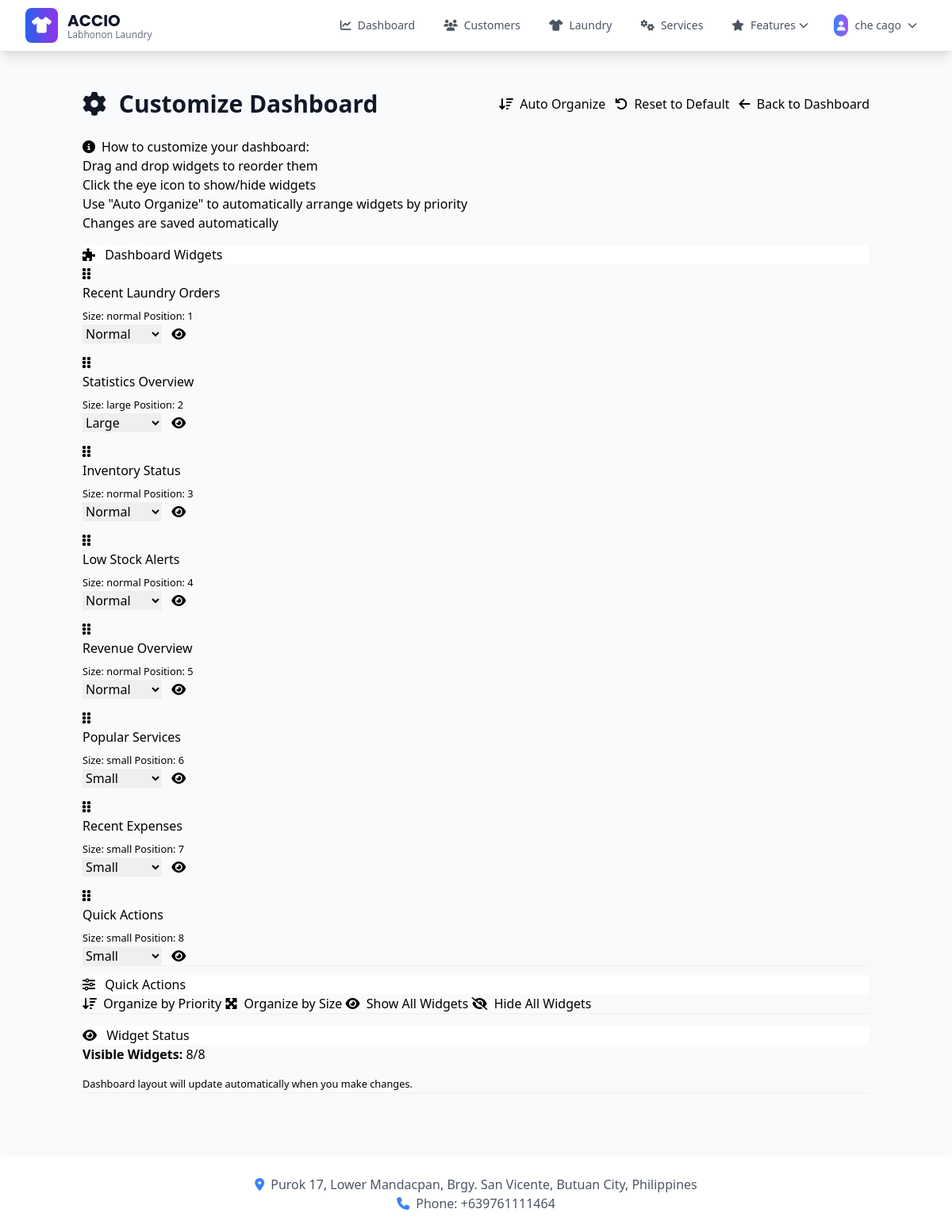
The app's page /dashboard/customize (signed in) with its own data.
### app/models.py (models this page shows, shortened)
class User(db.Model, UserMixin):
    id = db.Column(db.Integer, primary_key=True)
    email = db.Column(db.String(150), unique=True)
    password = db.Column(db.String(150))
    full_name = db.Column(db.String(150))
    phone = db.Column(db.String(20))
    date_created = db.Column(db.DateTime, default=datetime.utcnow)

class DashboardWidget(db.Model):
    id = db.Column(db.Integer, primary_key=True)
    user_id = db.Column(db.Integer, db.ForeignKey('user.id'), nullable=False)
    widget_id = db.Column(db.String(50), nullable=False)  # e.g., 'stats_overview', 'recent_orders'
    position = db.Column(db.Integer, default=0)  # Order position
    is_visible = db.Column(db.Boolean, default=True)
    grid_column = db.Column(db.Integer, default=1)  # Grid column (1-3)
    grid_row = db.Column(db.Integer, default=1)  # Grid row
    widget_size = db.Column(db.String(20), default='normal')  # 'small', 'normal', 'large'
    created_at = db.Column(db.DateTime, default=datetime.utcnow)
    updated_at = db.Column(db.DateTime, default=datetime.utcnow, onupdate=datetime.utcnow)
    user = db.relationship('User', backref='dashboard_widgets')

### app/views.py (the view)
@views.route('/dashboard/customize')
@login_required
def customize_dashboard():
    widgets = get_user_dashboard_config(current_user.id)
    default_widgets = get_default_widgets()
    widget_configs = []
    for widget in widgets:
        default_config = next((w for w in default_widgets if w['id'] == widget.widget_id), {})
        widget_configs.append({
            'id': widget.widget_id,
            'name': default_config.get('name', widget.widget_id.replace('_', ' ').title()),
            'position': widget.position,
            'is_visible': widget.is_visible,
            'size': widget.widget_size
        })
    return render_template('dashboard_customize.html', widgets=widget_configs)

### app/__init__.py (called while the page is built)
@login_manager.user_loader
def load_user(id):
    from .models import User
    return User.query.get(int(id))

### app/views.py (called while the page is built, shortened)
def get_default_widgets():
    return [
        {'id': 'stats_overview', 'name': 'Statistics Overview', 'position': 0, 'size': 'large'},
        {'id': 'recent_orders', 'name': 'Recent Laundry Orders', 'position': 1, 'size': 'normal'},
        {'id': 'inventory_status', 'name': 'Inventory Status', 'position': 2, 'size': 'normal'},
        {'id': 'revenue_chart', 'name': 'Revenue Overview', 'position': 3, 'size': 'normal'},
        {'id': 'low_stock_alerts', 'name': 'Low Stock Alerts', 'position': 4, 'size': 'normal'},
        {'id': 'popular_services', 'name': 'Popular Services', 'position': 5, 'size': 'small'},
        {'id': 'recent_expenses', 'name': 'Recent Expenses', 'position': 6, 'size': 'small'},
        {'id': 'quick_actions', 'name': 'Quick Actions', 'position': 7, 'size': 'small'},
    ]

def get_user_dashboard_config(user_id):
    widgets = DashboardWidget.query.filter_by(user_id=user_id).order_by(DashboardWidget.position).all()  # type: ignore
    return widgets

### app/templates/dashboard_customize.html (shortened to what this page needs)
{% extends "base.html" %}
{% block content %}
<div class="container mx-auto px-4 py-6">
    <div class="flex justify-between items-center mb-6">
        <h1 class="text-3xl font-bold text-gray-900">
            <i class="fas fa-cog mr-2"></i>
            Customize Dashboard
        </h1>
        <div class="flex space-x-3">
            <button onclick="autoOrganizeDashboard('priority')" class="btn btn-outline-primary">
                <i class="fas fa-sort-amount-down mr-1"></i>
                Auto Organize
            </button>
            <button onclick="resetDashboard()" class="btn btn-outline-secondary">
                <i class="fas fa-undo mr-1"></i>
                Reset to Default
            </button>
            <a href="{{ url_for('views.dashboard') }}" class="btn btn-primary">
                <i class="fas fa-arrow-left mr-1"></i>
                Back to Dashboard
            </a>
        </div>
    </div>
    <div class="alert alert-info mb-4">
        <h5><i class="fas fa-info-circle mr-2"></i>How to customize your dashboard:</h5>
        <ul class="mb-0">
            <li>Drag and drop widgets to reorder them</li>
            <li>Click the eye icon to show/hide widgets</li>
            <li>Use "Auto Organize" to automatically arrange widgets by priority</li>
            <li>Changes are saved automatically</li>
        </ul>
    </div>
    <div class="row">
        <div class="col-lg-8">
            <div class="card shadow-sm">
                <div class="card-header bg-white">
                    <h5 class="mb-0">
                        <i class="fas fa-puzzle-piece mr-2"></i>
                        Dashboard Widgets
                    </h5>
                </div>
                <div class="card-body">
                    <div id="widget-list" class="sortable-list">
                        {% for widget in widgets %}
                        <div class="widget-item card mb-3" data-widget-id="{{ widget.id }}" data-position="{{ widget.position }}">
                            <div class="card-body">
                                <div class="d-flex justify-content-between align-items-center">
                                    <div class="d-flex align-items-center">
                                        <div class="drag-handle mr-3">
                                            <i class="fas fa-grip-vertical text-muted"></i>
                                        </div>
                                        <div>
                                            <h6 class="mb-1">{{ widget.name }}</h6>
                                            <small class="text-muted">
                                                Size:
                                                <span class="badge badge-secondary">{{ widget.size }}</span>
                                                Position: {{ widget.position + 1 }}
                                            </small>
                                        </div>
                                    </div>
                                    <div class="d-flex align-items-center">
                                        <select class="form-control form-control-sm mr-2 widget-size" style="width: 100px;">
                                            <option value="small" {{ 'selected' if widget.size == 'small' else '' }}>Small</option>
                                            <option value="normal" {{ 'selected' if widget.size == 'normal' else '' }}>Normal</option>
                                            <option value="large" {{ 'selected' if widget.size == 'large' else '' }}>Large</option>
                                        </select>
                                        <button class="btn btn-sm visibility-toggle {{ 'btn-success' if widget.is_visible else 'btn-outline-secondary' }}"
                                                data-visible="{{ 'true' if widget.is_visible else 'false' }}"
                                                title="{{ 'Hide widget' if widget.is_visible else 'Show widget' }}">
                                            <i class="fas {{ 'fa-eye' if widget.is_visible else 'fa-eye-slash' }}"></i>
                                        </button>
                                    </div>
                                </div>
                            </div>
                        </div>
                        {% endfor %}
                    </div>
                </div>
            </div>
        </div>
        <div class="col-lg-4">
            <div class="card shadow-sm">
                <div class="card-header bg-white">
                    <h5 class="mb-0">
                        <i class="fas fa-sliders-h mr-2"></i>
                        Quick Actions
                    </h5>
                </div>
                <div class="card-body">
                    <div class="d-grid gap-2">
                        <button onclick="autoOrganizeDashboard('priority')" class="btn btn-outline-primary">
                            <i class="fas fa-sort-amount-down mr-1"></i>
                            Organize by Priority
                        </button>
                        <button onclick="autoOrganizeDashboard('size')" class="btn btn-outline-secondary">
                            <i class="fas fa-expand-arrows-alt mr-1"></i>
                            Organize by Size
                        </button>
                        <button onclick="showAllWidgets()" class="btn btn-outline-success">
                            <i class="fas fa-eye mr-1"></i>
                            Show All Widgets
                        </button>
                        <button onclick="hideAllWidgets()" class="btn btn-outline-warning">
                            <i class="fas fa-eye-slash mr-1"></i>
                            Hide All Widgets
                        </button>
                    </div>
                </div>
            </div>
            <div class="card shadow-sm mt-4">
                <div class="card-header bg-white">
                    <h5 class="mb-0">
                        <i class="fas fa-eye mr-2"></i>
                        Widget Status
                    </h5>
                </div>
                <div class="card-body">
                    <div id="widget-status">
                        {% set visible_count = widgets|selectattr('is_visible')|list|length %}
                        {% set total_count = widgets|length %}
                        <p class="mb-2">
                            <strong>Visible Widgets:</strong> {{ visible_count }}/{{ total_count }}
                        </p>
                            {% set progress_width = (visible_count/total_count*100) if total_count > 0 else 0 %}
                        <small class="text-muted">
                            Dashboard layout will update automatically when you make changes.
                        </small>
                    </div>
                </div>
            </div>
        </div>
    </div>
</div>
{% endblock %}

### app/templates/base.html (shortened to what this page needs)
<!DOCTYPE html>
<html lang="en">
<head>
    <script src="https://cdn.tailwindcss.com"></script>
    <link rel="stylesheet" href="https://cdnjs.cloudflare.com/ajax/libs/font-awesome/6.4.0/css/all.min.css">
</head>
<body class="bg-gray-50 font-sans" data-authenticated="{% if current_user.is_authenticated %}true{% else %}false{% endif %}">
    <nav class="bg-white shadow-lg border-b border-gray-200 relative z-50">
        <div class="max-w-7xl mx-auto px-4 sm:px-6 lg:px-8">
            <div class="flex justify-between items-center h-16">
                <div class="flex items-center flex-shrink-0">
                    <div class="flex-shrink-0 flex items-center">
                        <div class="bg-gradient-to-r from-blue-600 to-purple-600 rounded-lg p-2 mr-3">
                            <i class="fas fa-tshirt text-white text-xl"></i>
                        </div>
                        <div>
                            <h1 class="brand-font text-xl font-bold text-gray-900">ACCIO</h1>
                            <p class="text-xs text-gray-500 -mt-1">Labhonon Laundry</p>
                        </div>
                    </div>
                </div>
                <div class="hidden md:flex items-center space-x-1 flex-1 justify-end">
                    {% if current_user.is_authenticated %}
                        <a href="{{ url_for('views.dashboard') }}"
                           class="flex items-center px-4 py-2 rounded-lg text-sm font-medium transition-all duration-200
                                  {% if request.endpoint == 'views.dashboard' %}
                                      bg-blue-50 text-blue-700 border border-blue-200
                                  {% else %}
                                      text-gray-600 hover:text-blue-700 hover:bg-blue-50
                                  {% endif %}">
                            <i class="fas fa-chart-line mr-2"></i>
                            Dashboard
                        </a>
                        <a href="{{ url_for('customer.list_customers') }}"
                           class="flex items-center px-4 py-2 rounded-lg text-sm font-medium transition-all duration-200
                                  {% if request.endpoint == 'customer.list_customers' %}
                                      bg-blue-50 text-blue-700 border border-blue-200
                                  {% else %}
                                      text-gray-600 hover:text-blue-700 hover:bg-blue-50
                                  {% endif %}">
                            <i class="fas fa-users mr-2"></i>
                            Customers
                        </a>
                        <a href="{{ url_for('laundry.list_laundries') }}"
                           class="flex items-center px-4 py-2 rounded-lg text-sm font-medium transition-all duration-200
                                  {% if request.endpoint == 'laundry.list_laundries' %}
                                      bg-blue-50 text-blue-700 border border-blue-200
                                  {% else %}
                                      text-gray-600 hover:text-blue-700 hover:bg-blue-50
                                  {% endif %}">
                            <i class="fas fa-tshirt mr-2"></i>
                            Laundry
                        </a>
                        <a href="{{ url_for('service.list_services') }}"
                           class="flex items-center px-4 py-2 rounded-lg text-sm font-medium transition-all duration-200
                                  {% if request.endpoint == 'service.list_services' %}
                                      bg-blue-50 text-blue-700 border border-blue-200
                                  {% else %}
                                      text-gray-600 hover:text-blue-700 hover:bg-blue-50
                                  {% endif %}">
                            <i class="fas fa-cogs mr-2"></i>
                            Services
                        </a>
                        <div class="relative group">
                            <button class="flex items-center px-4 py-2 rounded-lg text-sm font-medium transition-all duration-200
                                         {% if request.endpoint and (request.endpoint.startswith('expenses.') or request.endpoint == 'views.reports' or request.endpoint == 'views.analytics') %}
                                             bg-blue-50 text-blue-700 border border-blue-200
                                         {% else %}
                                             text-gray-600 hover:text-blue-700 hover:bg-blue-50
                                         {% endif %}">
                                <i class="fas fa-star mr-2"></i>
                                Features
                                <i class="fas fa-chevron-down ml-1 text-xs"></i>
                            </button>
                        </div>
                        <div class="relative ml-4 group">
                            <button class="flex items-center px-3 py-2 rounded-lg text-sm font-medium text-gray-600 hover:text-blue-700 hover:bg-blue-50 transition-all duration-200">
                                <div class="bg-gradient-to-r from-blue-500 to-purple-500 rounded-full p-1 mr-2">
                                    <i class="fas fa-user text-white text-xs"></i>
                                </div>
                                {{ current_user.full_name or current_user.email.split('@')[0] }}
                                <i class="fas fa-chevron-down ml-2 text-xs"></i>
                            </button>
                        </div>
                    {% endif %}
                </div>
            </div>
        </div>
    </nav>
    <main class="max-w-7xl mx-auto px-4 py-6">
        {% block content %}{% endblock %}
    </main>
    <footer class="bg-white shadow-lg mt-8">
        <div class="max-w-7xl mx-auto px-4 py-6">
            <div class="text-center text-gray-600">
                <p><i class="fas fa-map-marker-alt mr-2 text-blue-500"></i>Purok 17, Lower Mandacpan, Brgy. San Vicente, Butuan City, Philippines</p>
                <p><i class="fas fa-phone mr-2 text-blue-500"></i>Phone: +639761111464</p>
            </div>
        </div>
    </footer>
</body>
</html>

### app/templates/base.html (style rules this page uses)
body { font-family: 'Inter', sans-serif; }
.brand-font { font-family: 'Poppins', sans-serif; }

### records on screen
User: full_name "che cago"
DashboardWidget: name "Recent Laundry Orders", size "normal", position "1"
DashboardWidget: name "Statistics Overview", size "large", position "2"
DashboardWidget: name "Inventory Status", size "normal", widget.position+1 "3"
DashboardWidget: name "Low Stock Alerts", size "normal", position "4"
DashboardWidget: name "Revenue Overview", size "normal", position "5"
DashboardWidget: name "Popular Services", size "small", widget.position+1 "6"
DashboardWidget: name "Recent Expenses", size "small", widget.position+1 "7"
DashboardWidget: name "Quick Actions", size "small", widget.position+1 "8"

### other values on screen
{{ visible_count }} "8"
{{ total_count }} "8"
